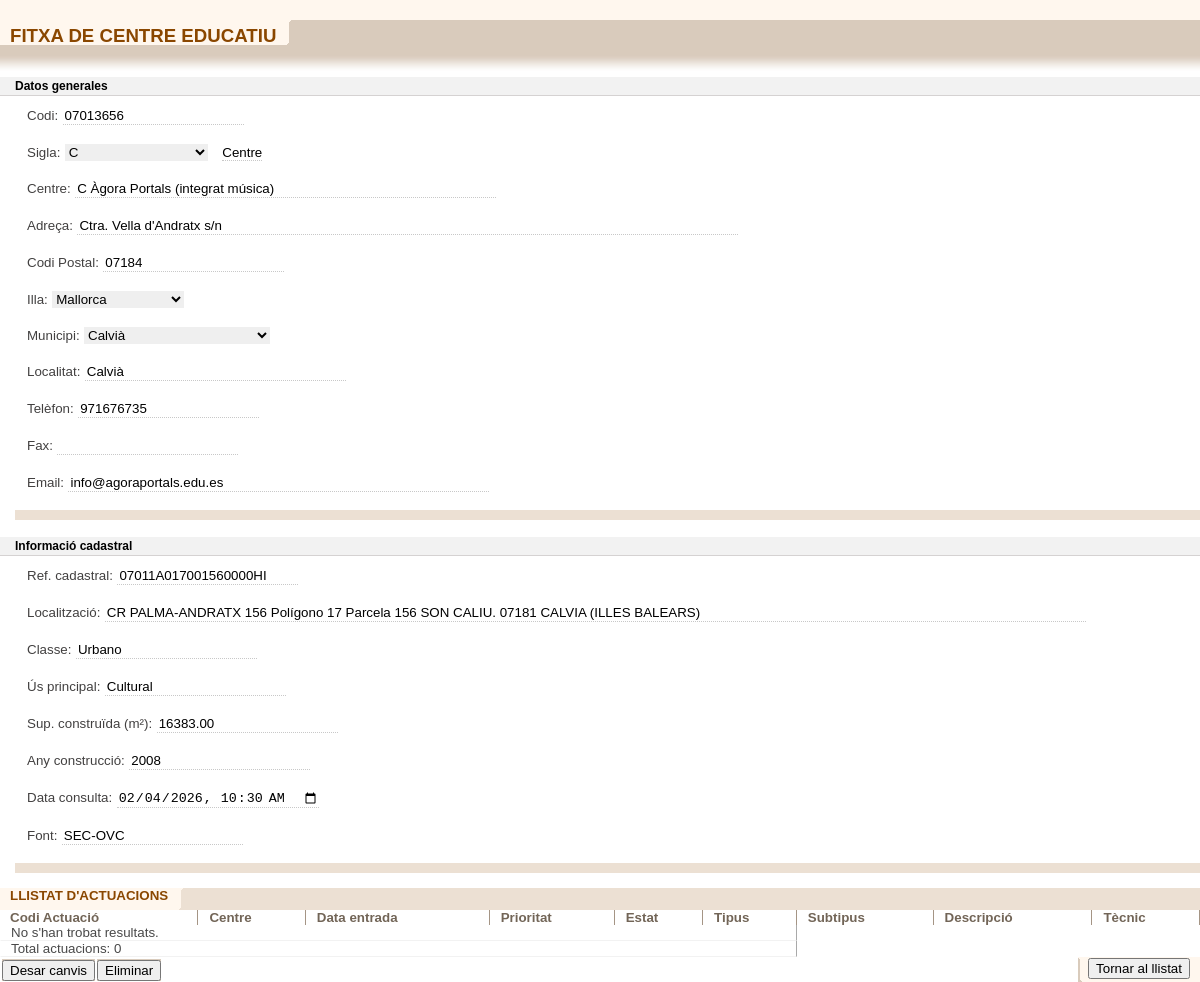
/centre/centreForm.php?id=1, run on an earlier commit of the app's database.
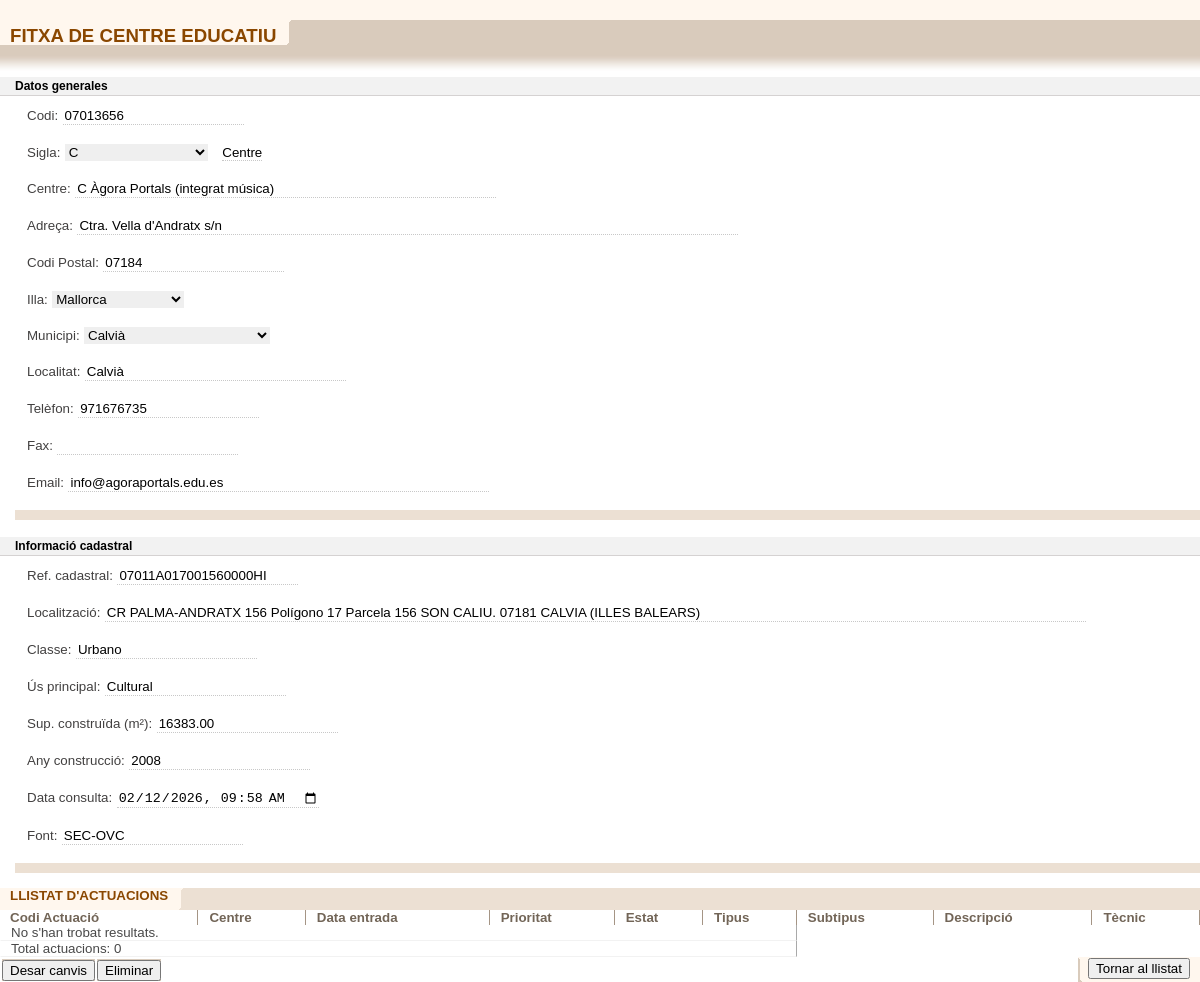
And on a later commit of the database.
### tables this page shows
CREATE TABLE `centres` (
  `id` int(11) NOT NULL,
  `Ubi_Codi` int(11) NOT NULL,
  `Titularitat` varchar(50) DEFAULT NULL,
  `Sigla` varchar(50) DEFAULT NULL,
  `Codi` varchar(20) DEFAULT NULL,
  `Centre` varchar(255) DEFAULT NULL,
  `Adreca` varchar(255) DEFAULT NULL,
  `CP` varchar(10) DEFAULT NULL,
  `Localitat` varchar(100) DEFAULT NULL,
  `Municipi` varchar(100) DEFAULT NULL,
  `Illa` varchar(50) DEFAULT NULL,
  `Telefon` varchar(20) DEFAULT NULL,
  `Fax` varchar(20) DEFAULT NULL,
  `email` varchar(100) DEFAULT NULL,
  `Alta` date DEFAULT NULL,
  `Baixa` date DEFAULT NULL,
  `id_illa` int(11) DEFAULT NULL,
  `id_municipi` int(11) DEFAULT NULL,
  `ref_cadastral` varchar(20) DEFAULT NULL,
  `cadastre_localitzacio` varchar(255) DEFAULT NULL,
  `cadastre_classe` varchar(20) DEFAULT NULL,
  `cadastre_us_principal` varchar(50) DEFAULT NULL,
  `cadastre_sup_construida_m2` decimal(10,2) DEFAULT NULL,
  `cadastre_any_construccio` smallint(6) DEFAULT NULL,
  `cadastre_parcela_tipus` varchar(100) DEFAULT NULL,
  `cadastre_parcela_localitzacio` varchar(255) DEFAULT NULL,
  `cadastre_sup_grafica_m2` decimal(10,2) DEFAULT NULL,
  `cadastre_data_consulta` timestamp NULL DEFAULT NULL,
  `cadastre_font` varchar(30) DEFAULT NULL
);

CREATE TABLE `tipus_centre_educatiu` (
  `Sigla` varchar(50) NOT NULL,
  `nom` varchar(255) NOT NULL
);

CREATE TABLE `illa` (
  `id` int(11) NOT NULL,
  `nom` varchar(255) NOT NULL
);

CREATE TABLE `municipi` (
  `id` int(11) NOT NULL,
  `nom` varchar(255) NOT NULL,
  `illa_id` int(11) NOT NULL
);

### centre/centreForm.php (the view, shortened to what the changed rows need)
<!DOCTYPE html>
<?php
	include '../connectarBD.php';
	$id = isset($_GET['id']) ? $_GET['id'] : null;
	$id_illa = isset($_GET['id_illa']) ? $_GET['id_illa'] : null;
	$codi = "";
	$sigla = "";
	$centre = "";
	$adreca = "";
	$cp = "";
	$localitat = "";
	$id_municipi = "";
	$telefon = "";
	$fax = "";
	$email = "";
	$ref_cadastral = "";
	$cadastre_localitzacio = "";
	$cadastre_classe = "";
	$cadastre_us_principal = "";
	$cadastre_sup_construida_m2 = "";
	$cadastre_any_construccio = "";
	$cadastre_data_consulta = "";
	$cadastre_font = "";
	if ($id) {
		$sql = "SELECT id, Codi, Sigla, Centre, Adreca, CP, Localitat, id_municipi, id_illa, Telefon, Fax, email, ref_cadastral, cadastre_localitzacio, cadastre_classe, cadastre_us_principal, cadastre_sup_construida_m2, cadastre_any_construccio, cadastre_parcela_tipus, cadastre_parcela_localitzacio, cadastre_sup_grafica_m2, cadastre_data_consulta, cadastre_font FROM centres WHERE id = $id";
		$result = $connexio->query($sql);
		if ($result->num_rows > 0) {
			$row = $result->fetch_assoc();
			$codi = $row['Codi'];
			$sigla = $row['Sigla'];
			$centre = $row['Centre'];
			$adreca = $row['Adreca'];
			$cp = $row['CP'];
			$localitat = $row['Localitat'];
			$id_municipi = $row['id_municipi'];
			$id_illa = $row['id_illa'];
			$telefon = $row['Telefon'];
			$fax = $row['Fax'];
			$email = $row['email'];
			$ref_cadastral = $row['ref_cadastral'] ?? "";
			$cadastre_localitzacio = $row['cadastre_localitzacio'] ?? "";
			$cadastre_classe = $row['cadastre_classe'] ?? "";
			$cadastre_us_principal = $row['cadastre_us_principal'] ?? "";
			$cadastre_sup_construida_m2 = $row['cadastre_sup_construida_m2'] ?? "";
			$cadastre_any_construccio = $row['cadastre_any_construccio'] ?? "";
			$cadastre_data_consulta = $row['cadastre_data_consulta'] ?? "";
			$cadastre_font = $row['cadastre_font'] ?? "";
		}
	}
	$sql_illes = "SELECT id, nom FROM Illa";
	$result_illes = $connexio->query($sql_illes);
	$sql_municipis = $id_illa
		? "SELECT id, nom FROM Municipi WHERE illa_id = $id_illa ORDER BY nom"
		: "SELECT id, nom FROM Municipi ORDER BY nom";
	$result_municipis = $connexio->query($sql_municipis);
    $sql_siglas = "SELECT Sigla, nom FROM tipus_centre_educatiu ";
    $result_siglas = $connexio->query($sql_siglas);
    $siglas_lista = [];
    if ($result_siglas->num_rows > 0) {
        while ($row = $result_siglas->fetch_assoc()) {
            $siglas_lista[] = $row;
        }
    }
	$cadastre_data_consulta_html = "";
	if (!empty($cadastre_data_consulta)) {
		$ts = strtotime($cadastre_data_consulta);
		if ($ts !== false) {
			$cadastre_data_consulta_html = date('Y-m-d\TH:i', $ts);
		}
	}
?>
<html>
	<head>
		<link rel="stylesheet" href="../css/estilos.css" type="text/css" />
		<link rel="stylesheet" href="../css/estilos_ficha_2.css" type="text/css" />
	</head>
	<body class="contenido" onload="ocultarFondoPrincipal();">
		<div id="fichaEditable" style="background-color:#ffffff;">
		<form name="entidad" method="post" action="centreInsertUpdate.php">
			<div class="contenedorFicha">
				<div class="contenidoSeccion">
					<div class="fila">
							<label for="codi" class="campoFicha_Blanca">Codi:</label>
							<input type="text" id="codi" name="codi" class="formularioFicha" value="<?php echo $codi; ?>"><br><br>
							<label for="sigla" class="campoFicha_Blanca">Sigla:</label>
							<select id="sigla" name="sigla" class="formularioFicha" onchange="mostrarNombre(this)" required>
                            <?php foreach ($siglas_lista as $sigla_item): ?>
								<option value="<?php echo $sigla_item['Sigla'];?>"
										<?php echo ($sigla == $sigla_item['Sigla'])? 'selected': '';?>
										data-nombre="<?php echo $sigla_item['nom'];?>">
									<?php echo $sigla_item['Sigla'];?>
								</option>
                            <?php endforeach; ?>
							</select>
							<span id="nombreSigla" class="formularioFicha" size="50"><?php
								if ($sigla) {
									foreach ($siglas_lista as $sigla_item) {
										if ($sigla_item['Sigla'] == $sigla) {
											echo $sigla_item['nom'];
											break;
										}
									}
								}
							?></span><br><br>
							<label for="centre" class="campoFicha_Blanca">Centre:</label>
							<input type="text" id="centre" name="centre" class="formularioFicha" size="50" value="<?php echo $centre; ?>" required><br><br>
							<label for="adreca" class="campoFicha_Blanca">Adreça:</label>
							<input type="text" id="adreca" name="adreca" class="formularioFicha" size="80" value="<?php echo $adreca; ?>"><br><br>
							<label for="cp" class="campoFicha_Blanca">Codi Postal:</label>
							<input type="text" id="cp" name="cp" class="formularioFicha" value="<?php echo $cp; ?>" required><br><br>
								<label for="id_illa" class="campoFicha_Blanca">Illa:</label>
								<select id="id_illa" name="id_illa" class="formularioFicha" required>
									<?php while ($row = $result_illes->fetch_assoc()) : ?>
										<option value="<?php echo $row['id']; ?>" <?php echo ($row['id'] == $id_illa) ? 'selected' : ''; ?>>
											<?php echo $row['nom']; ?>
										</option>
									<?php endwhile; ?>
								</select><br><br>
								<label for="id_municipi" class="campoFicha_Blanca">Municipi:</label>
								<select id="id_municipi" name="id_municipi" class="formularioFicha" required>
									<?php while ($row = $result_municipis->fetch_assoc()) : ?>
										<option value="<?php echo $row['id']; ?>" <?php echo ($row['id'] == $id_municipi) ? 'selected' : ''; ?>>
											<?php echo $row['nom']; ?>
										</option>
									<?php endwhile; ?>
								</select><br><br>
							<label for="localitat" class="campoFicha_Blanca">Localitat:</label>
							<input type="text" id="localitat" name="localitat" class="formularioFicha" size="30" value="<?php echo $localitat; ?>" required><br><br>
							<label for="telefon" class="campoFicha_Blanca">Telèfon:</label>
							<input type="text" id="telefon" name="telefon" class="formularioFicha" value="<?php echo $telefon; ?>"><br><br>
							<label for="fax" class="campoFicha_Blanca">Fax:</label>
							<input type="text" id="fax" name="fax" class="formularioFicha" value="<?php echo $fax; ?>"><br><br>
							<label for="email" class="campoFicha_Blanca">Email:</label>
							<input type="email" id="email" name="email" class="formularioFicha" size="50" value="<?php echo $email; ?>"><br><br>
							<div class="espacioMarronClaro"></div>
					</div>
				</div>
			</div>
		</div>
			<div class="contenedorFicha">
				<div class="contenidoSeccion">
					<div class="fila">
						<label for="ref_cadastral" class="campoFicha_Blanca">Ref. cadastral:</label>
						<input type="text" id="ref_cadastral" name="ref_cadastral" class="formularioFicha" value="<?php echo htmlspecialchars($ref_cadastral); ?>" maxlength="20"><br><br>
						<label for="cadastre_localitzacio" class="campoFicha_Blanca">Localització:</label>
						<input type="text" id="cadastre_localitzacio" name="cadastre_localitzacio" class="formularioFicha" size="120" value="<?php echo htmlspecialchars($cadastre_localitzacio); ?>" maxlength="255"><br><br>
						<label for="cadastre_classe" class="campoFicha_Blanca">Classe:</label>
						<input type="text" id="cadastre_classe" name="cadastre_classe" class="formularioFicha" value="<?php echo htmlspecialchars($cadastre_classe); ?>" maxlength="20"><br><br>
						<label for="cadastre_us_principal" class="campoFicha_Blanca">Ús principal:</label>
						<input type="text" id="cadastre_us_principal" name="cadastre_us_principal" class="formularioFicha" value="<?php echo htmlspecialchars($cadastre_us_principal); ?>" maxlength="50"><br><br>
						<label for="cadastre_sup_construida_m2" class="campoFicha_Blanca">Sup. construïda (m²):</label>
						<input type="number" step="0.01" id="cadastre_sup_construida_m2" name="cadastre_sup_construida_m2" class="formularioFicha" value="<?php echo htmlspecialchars($cadastre_sup_construida_m2); ?>"><br><br>
						<label for="cadastre_any_construccio" class="campoFicha_Blanca">Any construcció:</label>
						<input type="number" id="cadastre_any_construccio" name="cadastre_any_construccio" class="formularioFicha" value="<?php echo htmlspecialchars($cadastre_any_construccio); ?>"><br><br>
						<label for="cadastre_data_consulta" class="campoFicha_Blanca">Data consulta:</label>
						<input type="datetime-local" id="cadastre_data_consulta" name="cadastre_data_consulta" class="formularioFicha" value="<?php echo htmlspecialchars($cadastre_data_consulta_html); ?>"><br><br>
						<label for="cadastre_font" class="campoFicha_Blanca">Font:</label>
						<input type="text" id="cadastre_font" name="cadastre_font" class="formularioFicha" value="<?php echo htmlspecialchars($cadastre_font); ?>" maxlength="30"><br><br>
						<div class="espacioMarronClaro"></div>
					</div>
				</div>
			</div>
<?php if ($id) { ?>
    <div id="cuerpo" class="scroll_total">
        <table class="listado" cellpadding="0" cellspacing="0" width="100%">
            <thead>
                <tr>
                    <th class="campoCabeceraListadoInicial">Codi Actuació</th>
                    <th class="campoCabeceraListado">Centre</th>
                    <th class="campoCabeceraListado">Data entrada</th>
                    <th class="campoCabeceraListado">Prioritat</th>
                    <th class="campoCabeceraListado">Estat</th>
                    <th class="campoCabeceraListado">Tipus</th>
                    <th class="campoCabeceraListado">Subtipus</th>
                    <th class="campoCabeceraListado">Descripció</th>
                    <th class="campoCabeceraListado">Tècnic</th>
                </tr>
            </thead>
        </table>
    </div>
		<?php } ?>
	<br />
</body>
</html>

What changed in the data, as far as the page shows it:
changed centres "C Àgora Portals (integrat música)": cadastre_data_consulta "02/04/2026 10:30" → "02/12/2026 09:58"
